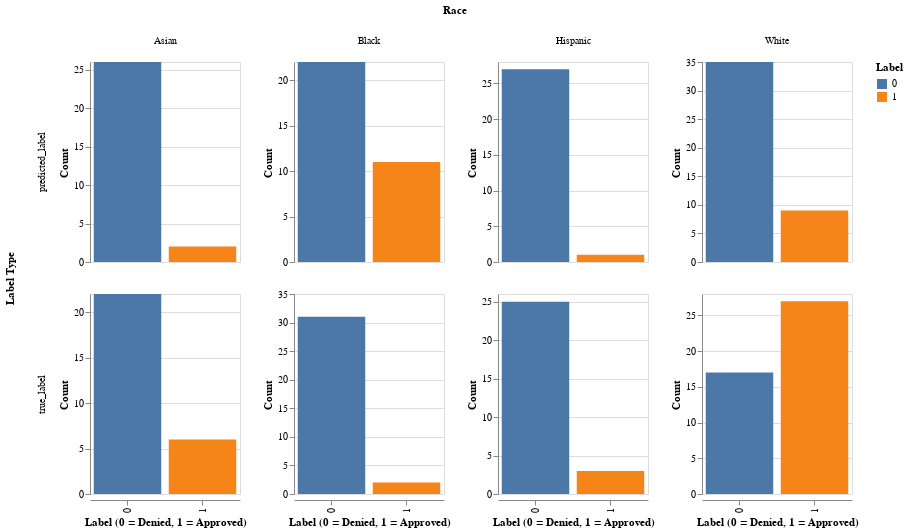

This figure's notebook cell:
### Markdown cell above
### 5c. Faceted Comparison: True vs. Predicted Labels

### Code cell
# Reshape the data for faceted comparison
plot_df = data_test.melt(
    id_vars=['Race'],
    value_vars=['true_label', 'predicted_label'],
    var_name='Label_Type',
    value_name='Label'
)

chart_facet = alt.Chart(plot_df).mark_bar().encode(
    x=alt.X('Label:N', title='Label (0 = Denied, 1 = Approved)'),
    y=alt.Y('count()', title='Count'),
    color=alt.Color('Label:N', title='Label')
).properties(
    width=150,
    height=200
).facet(
    column=alt.Column('Race:N', title='Race'),
    row=alt.Row('Label_Type:N', title='Label Type')
).resolve_scale(
    y='independent'
)
chart_facet

### Figure 1 — Vega-Lite specification as saved in the notebook (floating-point values rounded to 4 significant figures; data arrays with more than 128 entries replaced by an {"elided": "..."} marker saying what was removed)
{"config": {"view": {"continuousWidth": 300, "continuousHeight": 300}}, "data": {"name": "data-3ee18d4671e3f84ac7756ac5acf93293"}, "facet": {"column": {"field": "Race", "title": "Race", "type": "nominal"}, "row": {"field": "Label_Type", "title": "Label Type", "type": "nominal"}}, "spec": {"mark": {"type": "bar"}, "encoding": {"color": {"field": "Label", "title": "Label", "type": "nominal"}, "x": {"field": "Label", "title": "Label (0 = Denied, 1 = Approved)", "type": "nominal"}, "y": {"aggregate": "count", "title": "Count", "type": "quantitative"}}, "height": 200, "width": 150}, "resolve": {"scale": {"y": "independent"}}, "$schema": "https://vega.github.io/schema/vega-lite/v5.20.1.json", "datasets": {"data-3ee18d4671e3f84ac7756ac5acf93293": {"elided": "266 records"}}}
